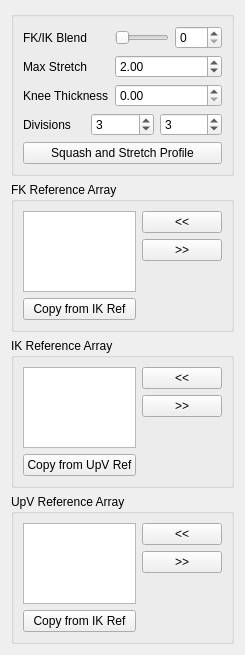
<?xml version="1.0" encoding="UTF-8"?>
<ui version="4.0">
 <class>Form</class>
 <widget class="QWidget" name="Form">
  <property name="geometry">
   <rect>
    <x>0</x>
    <y>0</y>
    <width>234</width>
    <height>655</height>
   </rect>
  </property>
  <property name="windowTitle">
   <string>Form</string>
  </property>
  <layout class="QGridLayout" name="gridLayout">
   <item row="0" column="0">
    <widget class="QGroupBox" name="groupBox">
     <property name="title">
      <string/>
     </property>
     <layout class="QGridLayout" name="gridLayout_3">
      <item row="0" column="0">
       <layout class="QVBoxLayout" name="verticalLayout">
        <item>
         <layout class="QFormLayout" name="formLayout">
          <property name="fieldGrowthPolicy">
           <enum>QFormLayout::AllNonFixedFieldsGrow</enum>
          </property>
          <item row="0" column="0">
           <widget class="QLabel" name="ikfk_label">
            <property name="text">
             <string>FK/IK Blend</string>
            </property>
           </widget>
          </item>
          <item row="0" column="1">
           <layout class="QHBoxLayout" name="horizontalLayout_3">
            <item>
             <widget class="QSlider" name="ikfk_slider">
              <property name="minimumSize">
               <size>
                <width>0</width>
                <height>15</height>
               </size>
              </property>
              <property name="maximum">
               <number>100</number>
              </property>
              <property name="orientation">
               <enum>Qt::Horizontal</enum>
              </property>
             </widget>
            </item>
            <item>
             <widget class="QSpinBox" name="ikfk_spinBox">
              <property name="maximum">
               <number>100</number>
              </property>
             </widget>
            </item>
           </layout>
          </item>
          <item row="1" column="0">
           <widget class="QLabel" name="maxStretch_label">
            <property name="sizePolicy">
             <sizepolicy hsizetype="MinimumExpanding" vsizetype="MinimumExpanding">
              <horstretch>0</horstretch>
              <verstretch>0</verstretch>
             </sizepolicy>
            </property>
            <property name="text">
             <string>Max Stretch</string>
            </property>
           </widget>
          </item>
          <item row="1" column="1">
           <widget class="QDoubleSpinBox" name="maxStretch_spinBox">
            <property name="sizePolicy">
             <sizepolicy hsizetype="MinimumExpanding" vsizetype="Fixed">
              <horstretch>0</horstretch>
              <verstretch>0</verstretch>
             </sizepolicy>
            </property>
            <property name="minimum">
             <double>1.000000000000000</double>
            </property>
            <property name="singleStep">
             <double>0.500000000000000</double>
            </property>
            <property name="value">
             <double>2.000000000000000</double>
            </property>
           </widget>
          </item>
          <item row="2" column="1">
           <widget class="QDoubleSpinBox" name="knee_spinBox">
            <property name="sizePolicy">
             <sizepolicy hsizetype="MinimumExpanding" vsizetype="Fixed">
              <horstretch>0</horstretch>
              <verstretch>0</verstretch>
             </sizepolicy>
            </property>
            <property name="minimum">
             <double>0.000000000000000</double>
            </property>
            <property name="singleStep">
             <double>0.100000000000000</double>
            </property>
            <property name="value">
             <double>0.000000000000000</double>
            </property>
           </widget>
          </item>
          <item row="2" column="0">
           <widget class="QLabel" name="knee_label">
            <property name="sizePolicy">
             <sizepolicy hsizetype="MinimumExpanding" vsizetype="MinimumExpanding">
              <horstretch>0</horstretch>
              <verstretch>0</verstretch>
             </sizepolicy>
            </property>
            <property name="text">
             <string>Knee Thickness</string>
            </property>
           </widget>
          </item>
         </layout>
        </item>
        <item>
         <layout class="QHBoxLayout" name="horizontalLayout">
          <item>
           <widget class="QLabel" name="divisions_label">
            <property name="text">
             <string>Divisions</string>
            </property>
           </widget>
          </item>
          <item>
           <widget class="QSpinBox" name="div0_spinBox">
            <property name="minimum">
             <number>1</number>
            </property>
            <property name="value">
             <number>3</number>
            </property>
           </widget>
          </item>
          <item>
           <widget class="QSpinBox" name="div1_spinBox">
            <property name="minimum">
             <number>1</number>
            </property>
            <property name="value">
             <number>3</number>
            </property>
           </widget>
          </item>
         </layout>
        </item>
       </layout>
      </item>
      <item row="1" column="0">
       <layout class="QHBoxLayout" name="horizontalLayout_2">
        <property name="sizeConstraint">
         <enum>QLayout::SetNoConstraint</enum>
        </property>
        <item>
         <widget class="QPushButton" name="squashStretchProfile_pushButton">
          <property name="text">
           <string>Squash and Stretch Profile</string>
          </property>
         </widget>
        </item>
       </layout>
      </item>
     </layout>
    </widget>
   </item>
   <item row="1" column="0">
    <widget class="QGroupBox" name="fkRefArray_groupBox">
     <property name="title">
      <string>FK Reference Array</string>
     </property>
     <layout class="QGridLayout" name="gridLayout_2">
      <item row="0" column="0">
       <layout class="QHBoxLayout" name="fkRefArray_horizontalLayout">
        <item>
         <layout class="QVBoxLayout" name="fkRefArray_verticalLayout_1">
          <item>
           <widget class="QListWidget" name="fkRefArray_listWidget">
            <property name="dragDropOverwriteMode">
             <bool>true</bool>
            </property>
            <property name="dragDropMode">
             <enum>QAbstractItemView::InternalMove</enum>
            </property>
            <property name="defaultDropAction">
             <enum>Qt::MoveAction</enum>
            </property>
            <property name="alternatingRowColors">
             <bool>true</bool>
            </property>
            <property name="selectionMode">
             <enum>QAbstractItemView::ExtendedSelection</enum>
            </property>
            <property name="selectionRectVisible">
             <bool>false</bool>
            </property>
           </widget>
          </item>
          <item>
           <widget class="QPushButton" name="fkRefArray_copyRef_pushButton">
            <property name="text">
             <string>Copy from IK Ref</string>
            </property>
           </widget>
          </item>
         </layout>
        </item>
        <item>
         <layout class="QVBoxLayout" name="fkRefArray_verticalLayout_2">
          <item>
           <widget class="QPushButton" name="fkRefArrayAdd_pushButton">
            <property name="text">
             <string>&lt;&lt;</string>
            </property>
           </widget>
          </item>
          <item>
           <widget class="QPushButton" name="fkRefArrayRemove_pushButton">
            <property name="text">
             <string>&gt;&gt;</string>
            </property>
           </widget>
          </item>
          <item>
           <spacer name="fkRefArray_verticalSpacer">
            <property name="orientation">
             <enum>Qt::Vertical</enum>
            </property>
            <property name="sizeHint" stdset="0">
             <size>
              <width>20</width>
              <height>40</height>
             </size>
            </property>
           </spacer>
          </item>
         </layout>
        </item>
       </layout>
      </item>
     </layout>
    </widget>
   </item>
   <item row="2" column="0">
    <widget class="QGroupBox" name="ikRefArray_groupBox">
     <property name="title">
      <string>IK Reference Array</string>
     </property>
     <layout class="QGridLayout" name="gridLayout_4">
      <item row="0" column="0">
       <layout class="QHBoxLayout" name="ikRefArray_horizontalLayout">
        <item>
         <layout class="QVBoxLayout" name="ikRefArray_verticalLayout_1">
          <item>
           <widget class="QListWidget" name="ikRefArray_listWidget">
            <property name="dragDropOverwriteMode">
             <bool>true</bool>
            </property>
            <property name="dragDropMode">
             <enum>QAbstractItemView::InternalMove</enum>
            </property>
            <property name="defaultDropAction">
             <enum>Qt::MoveAction</enum>
            </property>
            <property name="alternatingRowColors">
             <bool>true</bool>
            </property>
            <property name="selectionMode">
             <enum>QAbstractItemView::ExtendedSelection</enum>
            </property>
            <property name="selectionRectVisible">
             <bool>false</bool>
            </property>
           </widget>
          </item>
          <item>
           <widget class="QPushButton" name="ikRefArray_copyRef_pushButton">
            <property name="text">
             <string>Copy from UpV Ref</string>
            </property>
           </widget>
          </item>
         </layout>
        </item>
        <item>
         <layout class="QVBoxLayout" name="ikRefArray_verticalLayout_2">
          <item>
           <widget class="QPushButton" name="ikRefArrayAdd_pushButton">
            <property name="text">
             <string>&lt;&lt;</string>
            </property>
           </widget>
          </item>
          <item>
           <widget class="QPushButton" name="ikRefArrayRemove_pushButton">
            <property name="text">
             <string>&gt;&gt;</string>
            </property>
           </widget>
          </item>
          <item>
           <spacer name="ikRefArray_verticalSpacer">
            <property name="orientation">
             <enum>Qt::Vertical</enum>
            </property>
            <property name="sizeHint" stdset="0">
             <size>
              <width>20</width>
              <height>40</height>
             </size>
            </property>
           </spacer>
          </item>
         </layout>
        </item>
       </layout>
      </item>
     </layout>
    </widget>
   </item>
   <item row="3" column="0">
    <widget class="QGroupBox" name="upvRefArray_groupBox">
     <property name="title">
      <string>UpV Reference Array</string>
     </property>
     <layout class="QGridLayout" name="gridLayout_5">
      <item row="0" column="0">
       <layout class="QHBoxLayout" name="upvRefArray_horizontalLayout">
        <item>
         <layout class="QVBoxLayout" name="upvRefArray_verticalLayout_1">
          <item>
           <widget class="QListWidget" name="upvRefArray_listWidget">
            <property name="dragDropOverwriteMode">
             <bool>true</bool>
            </property>
            <property name="dragDropMode">
             <enum>QAbstractItemView::InternalMove</enum>
            </property>
            <property name="defaultDropAction">
             <enum>Qt::MoveAction</enum>
            </property>
            <property name="alternatingRowColors">
             <bool>true</bool>
            </property>
            <property name="selectionMode">
             <enum>QAbstractItemView::ExtendedSelection</enum>
            </property>
            <property name="selectionRectVisible">
             <bool>false</bool>
            </property>
           </widget>
          </item>
          <item>
           <widget class="QPushButton" name="upvRefArray_copyRef_pushButton">
            <property name="text">
             <string>Copy from IK Ref</string>
            </property>
           </widget>
          </item>
         </layout>
        </item>
        <item>
         <layout class="QVBoxLayout" name="upvRefArray_verticalLayout_2">
          <item>
           <widget class="QPushButton" name="upvRefArrayAdd_pushButton">
            <property name="text">
             <string>&lt;&lt;</string>
            </property>
           </widget>
          </item>
          <item>
           <widget class="QPushButton" name="upvRefArrayRemove_pushButton">
            <property name="text">
             <string>&gt;&gt;</string>
            </property>
           </widget>
          </item>
          <item>
           <spacer name="upvRefArray_verticalSpacer">
            <property name="orientation">
             <enum>Qt::Vertical</enum>
            </property>
            <property name="sizeHint" stdset="0">
             <size>
              <width>20</width>
              <height>40</height>
             </size>
            </property>
           </spacer>
          </item>
         </layout>
        </item>
       </layout>
      </item>
     </layout>
    </widget>
   </item>
  </layout>
 </widget>
 <resources/>
 <connections>
  <connection>
   <sender>ikfk_slider</sender>
   <signal>sliderMoved(int)</signal>
   <receiver>ikfk_spinBox</receiver>
   <slot>setValue(int)</slot>
   <hints>
    <hint type="sourcelabel">
     <x>144</x>
     <y>47</y>
    </hint>
    <hint type="destinationlabel">
     <x>220</x>
     <y>45</y>
    </hint>
   </hints>
  </connection>
  <connection>
   <sender>ikfk_spinBox</sender>
   <signal>valueChanged(int)</signal>
   <receiver>ikfk_slider</receiver>
   <slot>setValue(int)</slot>
   <hints>
    <hint type="sourcelabel">
     <x>222</x>
     <y>37</y>
    </hint>
    <hint type="destinationlabel">
     <x>182</x>
     <y>37</y>
    </hint>
   </hints>
  </connection>
 </connections>
</ui>
